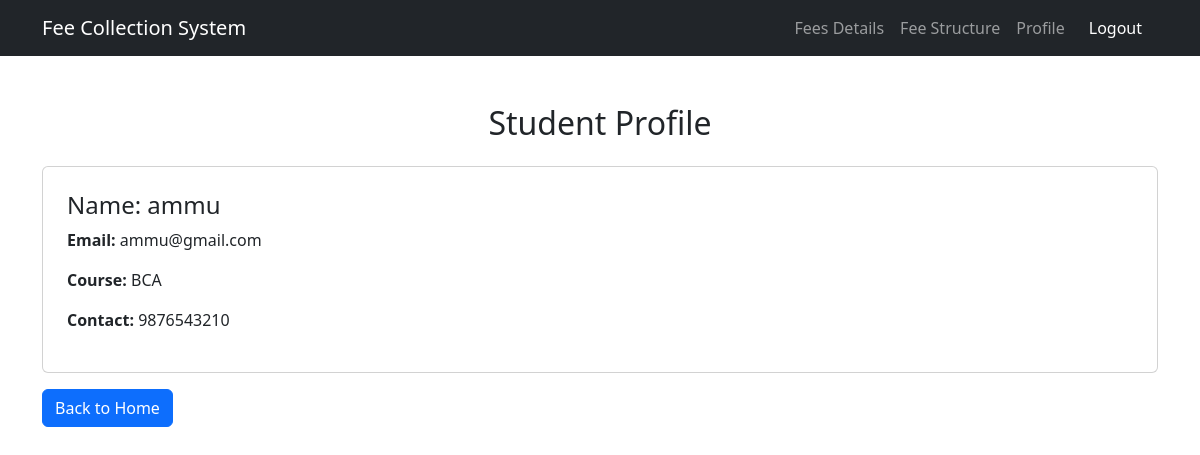
Page /profile/ (signed in) on the committed database.
### app/models.py (models this page shows, shortened)
class Student(models.Model):
    user = models.OneToOneField(User, on_delete=models.CASCADE)
    course = models.CharField(max_length=100)
    contact = models.CharField(max_length=15)

### app/views.py (the view)
# urls.py: path('profile/', profile, name='profile'),
@login_required
def profile(request):
    student = get_object_or_404(Student, user=request.user)
    return render(request, 'student/profile.html', {'student': student})

### templates/student/profile.html (shortened to what this page needs)
<!DOCTYPE html>
<html lang="en">
<head>
    <link rel="stylesheet" href="https://cdn.jsdelivr.net/npm/bootstrap@5.3.0/dist/css/bootstrap.min.css">
</head>
<body>
    <nav class="navbar navbar-expand-lg navbar-dark bg-dark">
        <div class="container">
            <a class="navbar-brand" href="#">Fee Collection System</a>
            <div class="collapse navbar-collapse" id="navbarNav">
                <ul class="navbar-nav ms-auto">
                    <li class="nav-item"><a class="nav-link" href="../detailsoffees">Fees Details</a></li>
                    <li class="nav-item"><a class="nav-link" href="../viewstructure">Fee Structure</a></li>
                    <li class="nav-item"><a class="nav-link" href="../profile">Profile</a></li>
                    <li class="nav-item"><a class="nav-link btn btn-danger text-white px-3" href="../logoutstudent">Logout</a></li>
                </ul>
            </div>
        </div>
    </nav>
<div class="container mt-5">
    <h2 class="text-center">Student Profile</h2>
    <div class="card p-4 mt-4">
        <h4>Name: {{ student.user.username }}</h4>
        <p><strong>Email:</strong> {{ student.user.email }}</p>
        <p><strong>Course:</strong> {{ student.course }}</p>
        <p><strong>Contact:</strong> {{ student.contact }}</p>
    </div>
    <a href="{% url 'home' %}" class="btn btn-primary mt-3">Back to Home</a>
</div>
</body>
</html>

### rows in the picture
Student: user.username "ammu", user.email "ammu@gmail.com", course "BCA", contact "9876543210"
